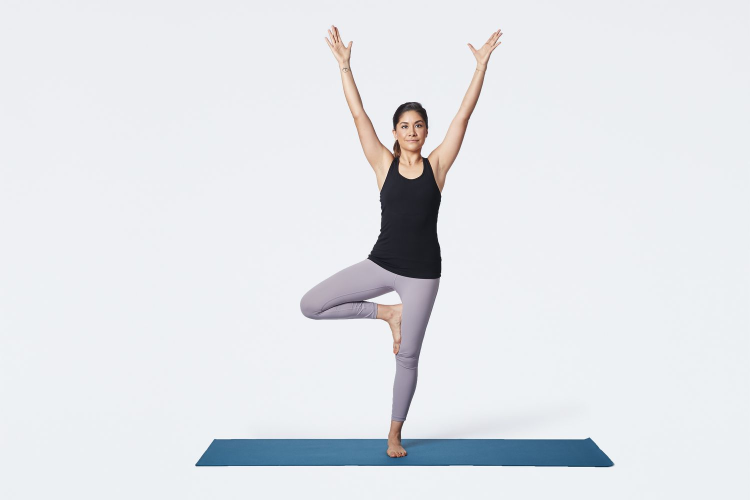
#> input picture data/pose.jpg, 1500 x 1000 px, given as the content of the folder ubix/Desktop/analiza-obrazow-cyfrowych-projekt/data/DATASET/, which was not available (shown at 1/2 size)
$ jupyter execute --allow-errors yoga_centroid.ipynb   (text cells are left out)
#> lines starting #> are read from the running program, lines starting #| are printed output that depends on the picture; after the words box and inside, x2 and y2 are one past the last pixel; in counts of white or black regions, pixels touching at a corner belong together; pictures that were not available may be replaced by others from this repository, and a replacement may not be noted
[cell 1]
import copy

import numpy as np
import cv2
import pandas as pd
import os
from os import listdir
import matplotlib.pyplot as plt
from skimage.feature import hog
from sklearn.tree import DecisionTreeClassifier
from sklearn.model_selection import train_test_split
from sklearn.preprocessing import OneHotEncoder
from sklearn.metrics import accuracy_score
from sklearn.metrics import confusion_matrix, ConfusionMatrixDisplay, balanced_accuracy_score
import skimage
from sklearn.ensemble import RandomForestClassifier
from tqdm import tqdm

PATH = "C:/Users/cubix/Desktop/analiza-obrazow-cyfrowych-projekt/data/DATASET/"
os.listdir(PATH)

[cell 2]
dataset = []
labels = []

for classes in os.listdir(PATH):
    for image in os.listdir(PATH + classes):
        img = cv2.imread(PATH + classes + '/' + image, cv2.IMREAD_COLOR)
#> img is the input picture: shape (1000, 1500, 3); mean B, G, R 233.2, 229, 226.6
        img = cv2.cvtColor(img, cv2.COLOR_BGR2RGB)
        resized = cv2.resize(img, (200, 200))
        dataset.append(resized)
        labels.append(classes)

dataset_array = np.asarray(dataset)

[cell 3]
sample_idx = 0
plt.axis('off')
plt.imshow(dataset[sample_idx])
plt.show()

[cell 4]
dataset_array = np.asarray(dataset)
canny_list = []

for sample in range(len(dataset_array)):
    gray_img = cv2.cvtColor(dataset_array[sample], cv2.COLOR_RGB2GRAY)
    new_img = skimage.feature.canny(gray_img)
    canny_list.append(new_img)
#> this loop made 1 pass
#> pass 1, `new_img = skimage.feature.canny(gray_img)`:
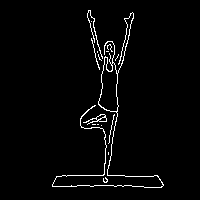
#> new_img: shape (200, 200) bool; 2.6% white in thin lines or dots, all inside (x1, y1, x2, y2) = (52, 10, 164, 188)
#> after the loop, canny_list = 1 item

[cell 5]
plt.imshow(canny_list[sample_idx])
plt.show()

[cell 6]
sample = canny_list[sample_idx]
indices = list(zip(*np.where(sample == 1)))
#> indices = 1038 pairs, first value 10 to 187, second value 52 to 163

[cell 7]
list(np.mean(indices, axis=0))
#> Out = [106.1, 106.7]

[cell 8]
new_img = copy.deepcopy(canny_list[sample_idx])
step = 50
block_points = []

for x_block in range(0, 200, step):
    for y_block in range(0, 200, step):
        indices = list(zip(*np.where(new_img[y_block:y_block+step, x_block:x_block+step] == 1)))
        try:
            if len(indices) > 50:
                mean_indices = list(np.mean(indices, axis=0))
                block_points.append([(y_block, int(mean_indices[0])), (x_block, int(mean_indices[1]))])
        except IndexError:
            continue
#> after the loop, block_points = [[(0, 29), (50, 42)], [(100, 18), (50, 40)], [(150, 30), (50, 24)], [(0, 34), (100, 21)], [(50, 16), (100, 11)], [(100, 24), (100, 9)], [(150, 24), (100, 17)]]
block_points
#> Out has the same summary as block_points

[cell 9]
points = [(block_points[idx][1][0] + block_points[idx][1][1], block_points[idx][0][0] + block_points[idx][0][1]) for idx in range(len(block_points))]
#> points = [(92, 29), (90, 118), (74, 180), (121, 34), (111, 66), (109, 124), (117, 174)]
points
#> Out has the same summary as points

[cell 10]
rgb_image = copy.deepcopy(dataset[sample_idx])
for point in points:
    rgb_image = cv2.circle(rgb_image, point, radius=5, color=(255, 0, 0), thickness=-1)
#> this loop made 7 passes
#> pass 1, `rgb_image = cv2.circle(rgb_image, point, radius=5, color=(255, 0, 0), ..`:
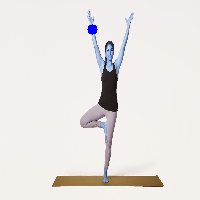
#> rgb_image: shape (200, 200, 3); mean of channels 0, 1, 2 226.9, 228.7, 232.9; drawn as B, G, R
#> after the loop:
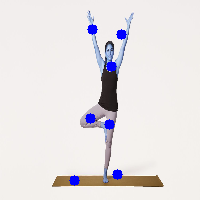
#> rgb_image: shape (200, 200, 3); mean of channels 0, 1, 2 228, 226.7, 230.8; drawn as B, G, R
plt.imshow(rgb_image)
plt.show()

[cell 11]
mass_x, mass_y = np.where(canny_list[sample_idx] == 1)
#> mass_x = 1038 values from 10 to 187; mass_y = 1038 values, max 163 at index 922, min 52 at index 920, mean 106.7
cent_x = np.average(mass_x)
#> cent_x = 106.1
cent_y = np.average(mass_y)
#> cent_y = 106.7

[cell 12]
rgb_image = copy.deepcopy(dataset[sample_idx])
# for point in points:
rgb_image = cv2.circle(rgb_image, (int(cent_x), int(cent_y)), radius=5, color=(255, 0, 0), thickness=-1)
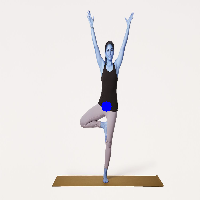
#> rgb_image: shape (200, 200, 3); mean of channels 0, 1, 2 227.2, 229.1, 233.2; drawn as B, G, R
plt.imshow(rgb_image)
plt.show()

[cell 13]
def show_points(sample: np.array, step: int = 50, treshold: int = 50, already_edges: bool = False):
    rgb_image = copy.deepcopy(sample)

    try:
        sample = cv2.cvtColor(sample, cv2.COLOR_RGB2GRAY)
    except:
        pass

    if already_edges:
        sample = skimage.feature.canny(sample)

    block_points = []

    for x_block in range(0, 200, step):
        for y_block in range(0, 200, step):
            indices = list(zip(*np.where(sample[y_block:y_block + step, x_block:x_block + step] == 1)))
            try:
                if len(indices) > treshold:
                    mean_indices = list(np.mean(indices, axis=0))
                    block_points.append([(y_block, int(mean_indices[0])), (x_block, int(mean_indices[1]))])
            except IndexError:
                continue

    points = [(block_points[idx][1][0] + block_points[idx][1][1], block_points[idx][0][0] + block_points[idx][0][1]) for idx in range(len(block_points))]

    for point in points:
        rgb_image = cv2.circle(rgb_image, point, radius=5, color=(255, 0, 0), thickness=-1)

    plt.imshow(rgb_image)
    plt.show()

[cell 14]
def canny(sample: np.array):
    try:
        sample = cv2.cvtColor(sample, cv2.COLOR_RGB2GRAY)
    except:
        pass
    return skimage.feature.canny(sample)

def gaussian(sample: np.array, kernel_size: int = 5,):
    gaussian_kernel = np.ones((kernel_size, kernel_size), np.float32) / 25
    return cv2.filter2D(sample, -1, gaussian_kernel)

[cell 15]
plt.imshow(canny_list[sample_idx])
plt.show()

[cell 16]
sample_idx = 290
# filtered_img = skimage.filters.gaussian(dataset[sample_idx], sigma=3, channel_axis=-1)

kernel = np.ones((7,7), np.float32) / 25
#> (the rest of this cell did not finish here and is left out)

#> (a cell that did not finish here is left out)

[cell 18]
# grabcut needs tuning but may be useful for character extraction
PATH = '../../data/DATASET/downdog/00000376.jpg'
gaussian_kernel = np.ones((5,5), np.float32) / 25

gray_sample = cv2.imread(PATH, cv2.IMREAD_GRAYSCALE)
#> gray_sample: shape (1000, 1500); min 0, max 255, mean 228.6
gray_sample = cv2.resize(gray_sample, (200, 200))
#> gray_sample: shape (200, 200)
gray_sample = cv2.filter2D(gray_sample, -1, gaussian_kernel)

kernel = np.ones((5,5), np.uint8)
closing = cv2.morphologyEx(gray_sample, cv2.MORPH_CLOSE, kernel, iterations=3)
erosion = cv2.morphologyEx(closing, cv2.MORPH_ERODE, kernel, iterations=1)
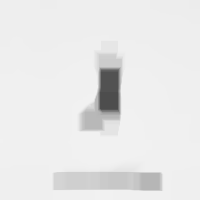
#> erosion: shape (200, 200); min 77, max 241, mean 232.4

mask = np.zeros(sample.shape[:2], np.uint8)
mask[:] = 2
mask[erosion >= 150]= 1
bgdmodel = np.zeros((1, 65), np.float64)
fgdmodel = np.zeros((1, 65), np.float64)

sample = cv2.imread(PATH, cv2.IMREAD_COLOR)
sample = cv2.resize(sample, (200, 200))
sample = cv2.filter2D(sample, -1, gaussian_kernel)

out_mask = mask.copy()
out_mask, _, _ = cv2.grabCut(sample, out_mask, None, bgdmodel, fgdmodel, 1, cv2.GC_INIT_WITH_MASK)
out_mask = np.where((out_mask==2)|(out_mask==0),0,1).astype('uint8')
#> out_mask: shape (200, 200); values 0 (black) and 1 (white), 98.1% white; 1 black region, box (x1, y1, x2, y2) and area: (99, 69, 119, 112) 775
out_img = sample * out_mask[:,:,np.newaxis]
plt.imshow(mask)
plt.show()

[cell 19]
plt.imshow(out_img)
plt.show()

[cell 20]
out_img = cv2.cvtColor(out_img, cv2.COLOR_RGB2GRAY)
#> out_img: shape (200, 200)
plt.imshow(skimage.feature.canny(out_img))
plt.show()
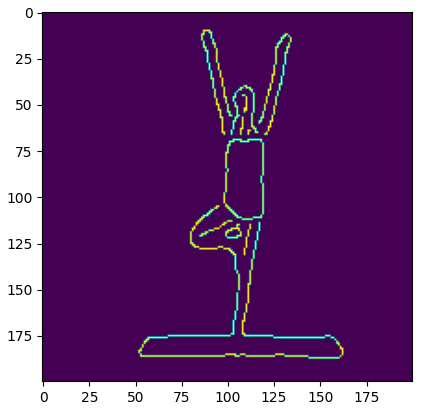
#> figure drawn by matplotlib, 1 panel

[cell 21]
gaussian_kernel = np.ones((5,5), np.float32) / 25

# for idx in range(20):
#> (the rest of this cell did not finish here and is left out)

[cell 22]
def produce_dots(sample: np.array, step: int = 50, treshold: int = 50, kernel_size: int = 5, kernel_strength: int = 25, cut_out: bool = False):
    too_many_dots = False
    pointed_output = np.zeros_like(sample)
    kernel = np.ones((kernel_size, kernel_size), np.float32) / kernel_strength
    sample = cv2.filter2D(sample, -1, kernel)

    try:
        sample = cv2.cvtColor(sample, cv2.COLOR_RGB2GRAY)
    except:
        pass

    sample = skimage.feature.canny(sample)

    block_points = []

    for x_block in range(0, 200, step):
        for y_block in range(0, 200, step):
            indices = list(zip(*np.where(sample[y_block:y_block + step, x_block:x_block + step] == 1)))
            try:
                if len(indices) > treshold:
                    mean_indices = list(np.mean(indices, axis=0))
                    block_points.append([(y_block, int(mean_indices[0])), (x_block, int(mean_indices[1]))])
            except IndexError:
                continue

    points = [(block_points[idx][1][0] + block_points[idx][1][1], block_points[idx][0][0] + block_points[idx][0][1]) for idx in range(len(block_points))]

    if cut_out:
        if len(points) > 10 or len(points) < 4:
            too_many_dots = True
            return pointed_output, len(points), too_many_dots

    for point in points:
        pointed_output = cv2.circle(pointed_output, point, radius=5, color=(255, 0, 0), thickness=-1)

    pointed_output = cv2.cvtColor(pointed_output, cv2.COLOR_RGB2GRAY)
    return pointed_output, len(points), too_many_dots

[cell 23]
pointed_images = []
length_of_points = []
flags = []
for image in dataset:
    pointed_output, length_of_point, flag = produce_dots(image, step=50, treshold=50, kernel_size=6, kernel_strength=25, cut_out=True)
    pointed_images.append(pointed_output)
    length_of_points.append(length_of_point)
    flags.append(flag)
#> this loop made 1 pass
#> (too_many_dots in produce_dots, points in produce_dots, length_of_point, flag) on pass 1: (False, [(76, 181), (109, 71), (108, 122), (118, 174)], 4, False)
#> pass 1, in produce_dots, `sample = skimage.feature.canny(sample)`:
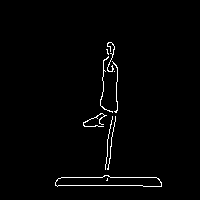
#> sample: shape (200, 200) bool; 1.6% white in thin lines or dots, all inside (x1, y1, x2, y2) = (55, 42, 162, 187)
#> pass 1, `pointed_output, length_of_point, flag = produce_dots(image, step=50, t..`:
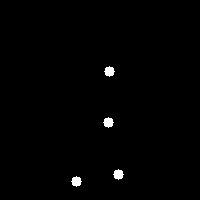
#> pointed_output: shape (200, 200); values 0 (black) and 76 (white), 0.81% white; 4 white regions, box (x1, y1, x2, y2) and area: (104, 66, 115, 77) 81, (103, 117, 114, 128) 81, (113, 169, 124, 180) 81, (71, 176, 82, 187) 81
#> after the loop, flags = [False]; length_of_points = [4]; pointed_images = 1 item

[cell 24]
def cut_out_samples(pointed_images: list, labels: list, flags: list):
    new_pointed_images = []
    new_labels = []

    for idx in range(len(flags)):
        if not flags[idx]:
            new_pointed_images.append(pointed_images[idx])
            new_labels.append(labels[idx])
#> after the loop, new_labels = ['pose.jpg']; new_pointed_images = 1 item

    return new_pointed_images, new_labels

[cell 25]
pointed_images, new_labels = cut_out_samples(pointed_images, labels, flags)
#> new_labels = ['pose.jpg']

[cell 26]
# from collections import Counter
# plt.hist(length_of_points, bins=len(Counter(length_of_points)))

[cell 27]
dataset_array = np.asarray(pointed_images)
labels_array = np.asarray(new_labels)
labels_encoded = OneHotEncoder().fit_transform(np.reshape(labels_array, newshape=(len(labels_array), 1))).toarray()
#> labels_encoded = [1]

[cell 28]
dataset_array_reshaped = dataset_array.reshape((dataset_array.shape[0], dataset_array.shape[1] * dataset_array.shape[2]))

[cell 29]
import time
PATH = "C:/Users/cubix/Desktop/analiza-obrazow-cyfrowych-projekt/data/DATASET/"

#> (the rest of this cell did not finish here and is left out)

#> (a cell that did not finish here is left out)

[cell 31]
from sklearn.svm import SVC

#> (the rest of this cell did not finish here and is left out)

#> (a cell that did not finish here is left out)

[cell 33]
dataset = []
labels = []

for classes in os.listdir(PATH):
    for image in os.listdir(PATH + classes):
        img = cv2.imread(PATH + classes + '/' + image, cv2.IMREAD_COLOR)
        img = cv2.cvtColor(img, cv2.COLOR_BGR2RGB)
        resized = cv2.resize(img, (200, 200))
        dataset.append(resized)
        labels.append(classes)

[cell 34]
step = [25, 50, 60, 75]
treshold = [50, 60, 70]
kernel_size = [5, 6, 7]

scores = dict()

#> (the rest of this cell did not finish here and is left out)

#> (a cell that did not finish here is left out)

[cell 36]
scores

[cell 37]
step = [25, 50, 60]
#> step = [25, 50, 60]
treshold = [50, 60]
kernel_size = [3, 4, 5]
cut_outs = [True, False]

scores = dict()

#> (the rest of this cell did not finish here and is left out)
